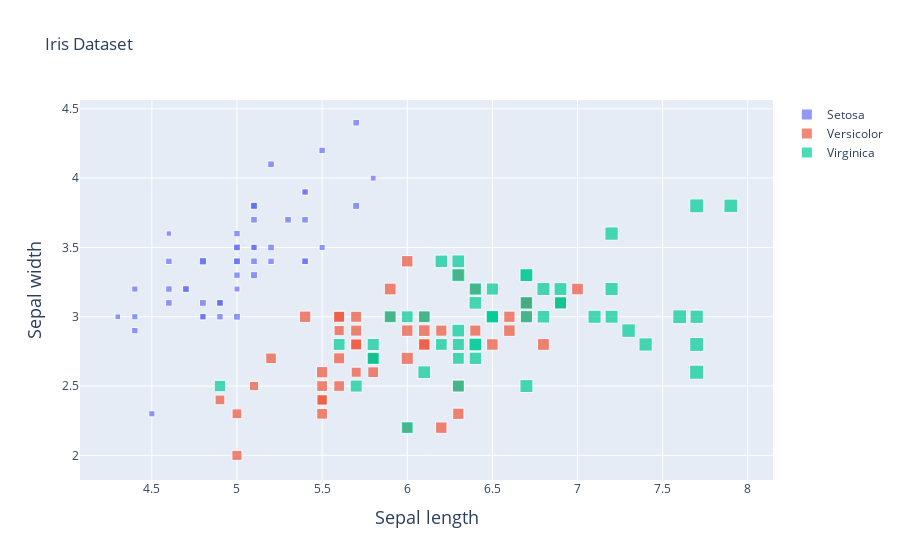

Here is the notebook cell this chart was saved with:
### Markdown cell above
##### Plotting

### Code cell
species = df_flowers['species'].unique()


fig = go.Figure()

for s in species:
    df_s = df_flowers[df_flowers['species']==s]
    fig.add_trace(
        go.Scatter(
            x=df_s['sepal_length'], y=df_s['sepal_width'], 
            mode="markers",
            name=s.capitalize(),
            text=df_s['species'],
            marker={
                "symbol": "square",
                "sizemode": "area", 
                "size": df_s['petal_length'], 
                "sizeref": max(df_flowers['petal_length'])*0.01
            },
            hovertemplate="<b>%{text}</b><br><br>" +
            "Sepal width: %{x:.1f}<br>" + 
            "Sepal length: %{y:.1f}<br>" +
            "Petal length: %{marker.size:.1f}<br>" +
            "<extra></extra>"
        )
    )
    
fig.update_layout(
    title="Iris Dataset",
    xaxis={"title": {"text": "Sepal length", "font_size": 18}}, # Note you can specify the size using font_size key
    yaxis={"title": {"text": "Sepal width", "font": {"size": 18}}}, # Or you can create a dictionnary if you want to add more font properties
    height=600,
    legend_itemsizing = 'constant'
#     plot_bgcolor="rgb(240, 250, 240)",
#     paper_bgcolor="rgb(240, 250, 240)"
)
    
fig.show()

fig.write_html("images/iris.html")

### Figure 1 — Plotly figure (JSON) as saved in the notebook; plotly's stock layout.template omitted (floating-point values rounded to 4 significant figures)
{"data": [{"hovertemplate": "<b>%{text}</b><br><br>Sepal width: %{x:.1f}<br>Sepal length: %{y:.1f}<br>Petal length: %{marker.size:.1f}<br><extra></extra>", "marker": {"size": [1.4, 1.4, 1.3, 1.5, 1.4, 1.7, 1.4, 1.5, 1.4, 1.5, 1.5, 1.6, 1.4, 1.1, 1.2, 1.5, 1.3, 1.4, 1.7, 1.5, 1.7, 1.5, 1, 1.7, 1.9, 1.6, 1.6, 1.5, 1.4, 1.6, 1.6, 1.5, 1.5, 1.4, 1.5, 1.2, 1.3, 1.5, 1.3, 1.5, 1.3, 1.3, 1.3, 1.6, 1.9, 1.4, 1.6, 1.4, 1.5, 1.4], "sizemode": "area", "sizeref": 0.069, "symbol": "square"}, "mode": "markers", "name": "Setosa", "text": ["setosa", "setosa", "setosa", "setosa", "setosa", "setosa", "setosa", "setosa", "setosa", "setosa", "setosa", "setosa", "setosa", "setosa", "setosa", "setosa", "setosa", "setosa", "setosa", "setosa", "setosa", "setosa", "setosa", "setosa", "setosa", "setosa", "setosa", "setosa", "setosa", "setosa", "setosa", "setosa", "setosa", "setosa", "setosa", "setosa", "setosa", "setosa", "setosa", "setosa", "setosa", "setosa", "setosa", "setosa", "setosa", "setosa", "setosa", "setosa", "setosa", "setosa"], "type": "scatter", "x": [5.1, 4.9, 4.7, 4.6, 5, 5.4, 4.6, 5, 4.4, 4.9, 5.4, 4.8, 4.8, 4.3, 5.8, 5.7, 5.4, 5.1, 5.7, 5.1, 5.4, 5.1, 4.6, 5.1, 4.8, 5, 5, 5.2, 5.2, 4.7, 4.8, 5.4, 5.2, 5.5, 4.9, 5, 5.5, 4.9, 4.4, 5.1, 5, 4.5, 4.4, 5, 5.1, 4.8, 5.1, 4.6, 5.3, 5], "y": [3.5, 3, 3.2, 3.1, 3.6, 3.9, 3.4, 3.4, 2.9, 3.1, 3.7, 3.4, 3, 3, 4, 4.4, 3.9, 3.5, 3.8, 3.8, 3.4, 3.7, 3.6, 3.3, 3.4, 3, 3.4, 3.5, 3.4, 3.2, 3.1, 3.4, 4.1, 4.2, 3.1, 3.2, 3.5, 3.1, 3, 3.4, 3.5, 2.3, 3.2, 3.5, 3.8, 3, 3.8, 3.2, 3.7, 3.3]}, {"hovertemplate": "<b>%{text}</b><br><br>Sepal width: %{x:.1f}<br>Sepal length: %{y:.1f}<br>Petal length: %{marker.size:.1f}<br><extra></extra>", "marker": {"size": [4.7, 4.5, 4.9, 4, 4.6, 4.5, 4.7, 3.3, 4.6, 3.9, 3.5, 4.2, 4, 4.7, 3.6, 4.4, 4.5, 4.1, 4.5, 3.9, 4.8, 4, 4.9, 4.7, 4.3, 4.4, 4.8, 5, 4.5, 3.5, 3.8, 3.7, 3.9, 5.1, 4.5, 4.5, 4.7, 4.4, 4.1, 4, 4.4, 4.6, 4, 3.3, 4.2, 4.2, 4.2, 4.3, 3, 4.1], "sizemode": "area", "sizeref": 0.069, "symbol": "square"}, "mode": "markers", "name": "Versicolor", "text": ["versicolor", "versicolor", "versicolor", "versicolor", "versicolor", "versicolor", "versicolor", "versicolor", "versicolor", "versicolor", "versicolor", "versicolor", "versicolor", "versicolor", "versicolor", "versicolor", "versicolor", "versicolor", "versicolor", "versicolor", "versicolor", "versicolor", "versicolor", "versicolor", "versicolor", "versicolor", "versicolor", "versicolor", "versicolor", "versicolor", "versicolor", "versicolor", "versicolor", "versicolor", "versicolor", "versicolor", "versicolor", "versicolor", "versicolor", "versicolor", "versicolor", "versicolor", "versicolor", "versicolor", "versicolor", "versicolor", "versicolor", "versicolor", "versicolor", "versicolor"], "type": "scatter", "x": [7, 6.4, 6.9, 5.5, 6.5, 5.7, 6.3, 4.9, 6.6, 5.2, 5, 5.9, 6, 6.1, 5.6, 6.7, 5.6, 5.8, 6.2, 5.6, 5.9, 6.1, 6.3, 6.1, 6.4, 6.6, 6.8, 6.7, 6, 5.7, 5.5, 5.5, 5.8, 6, 5.4, 6, 6.7, 6.3, 5.6, 5.5, 5.5, 6.1, 5.8, 5, 5.6, 5.7, 5.7, 6.2, 5.1, 5.7], "y": [3.2, 3.2, 3.1, 2.3, 2.8, 2.8, 3.3, 2.4, 2.9, 2.7, 2, 3, 2.2, 2.9, 2.9, 3.1, 3, 2.7, 2.2, 2.5, 3.2, 2.8, 2.5, 2.8, 2.9, 3, 2.8, 3, 2.9, 2.6, 2.4, 2.4, 2.7, 2.7, 3, 3.4, 3.1, 2.3, 3, 2.5, 2.6, 3, 2.6, 2.3, 2.7, 3, 2.9, 2.9, 2.5, 2.8]}, {"hovertemplate": "<b>%{text}</b><br><br>Sepal width: %{x:.1f}<br>Sepal length: %{y:.1f}<br>Petal length: %{marker.size:.1f}<br><extra></extra>", "marker": {"size": [6, 5.1, 5.9, 5.6, 5.8, 6.6, 4.5, 6.3, 5.8, 6.1, 5.1, 5.3, 5.5, 5, 5.1, 5.3, 5.5, 6.7, 6.9, 5, 5.7, 4.9, 6.7, 4.9, 5.7, 6, 4.8, 4.9, 5.6, 5.8, 6.1, 6.4, 5.6, 5.1, 5.6, 6.1, 5.6, 5.5, 4.8, 5.4, 5.6, 5.1, 5.1, 5.9, 5.7, 5.2, 5, 5.2, 5.4, 5.1], "sizemode": "area", "sizeref": 0.069, "symbol": "square"}, "mode": "markers", "name": "Virginica", "text": ["virginica", "virginica", "virginica", "virginica", "virginica", "virginica", "virginica", "virginica", "virginica", "virginica", "virginica", "virginica", "virginica", "virginica", "virginica", "virginica", "virginica", "virginica", "virginica", "virginica", "virginica", "virginica", "virginica", "virginica", "virginica", "virginica", "virginica", "virginica", "virginica", "virginica", "virginica", "virginica", "virginica", "virginica", "virginica", "virginica", "virginica", "virginica", "virginica", "virginica", "virginica", "virginica", "virginica", "virginica", "virginica", "virginica", "virginica", "virginica", "virginica", "virginica"], "type": "scatter", "x": [6.3, 5.8, 7.1, 6.3, 6.5, 7.6, 4.9, 7.3, 6.7, 7.2, 6.5, 6.4, 6.8, 5.7, 5.8, 6.4, 6.5, 7.7, 7.7, 6, 6.9, 5.6, 7.7, 6.3, 6.7, 7.2, 6.2, 6.1, 6.4, 7.2, 7.4, 7.9, 6.4, 6.3, 6.1, 7.7, 6.3, 6.4, 6, 6.9, 6.7, 6.9, 5.8, 6.8, 6.7, 6.7, 6.3, 6.5, 6.2, 5.9], "y": [3.3, 2.7, 3, 2.9, 3, 3, 2.5, 2.9, 2.5, 3.6, 3.2, 2.7, 3, 2.5, 2.8, 3.2, 3, 3.8, 2.6, 2.2, 3.2, 2.8, 2.8, 2.7, 3.3, 3.2, 2.8, 3, 2.8, 3, 2.8, 3.8, 2.8, 2.8, 2.6, 3, 3.4, 3.1, 3, 3.1, 3.1, 3.1, 2.7, 3.2, 3.3, 3, 2.5, 3, 3.4, 3]}], "layout": {"autosize": true, "legend": {"itemsizing": "constant"}, "title": {"text": "Iris Dataset"}, "xaxis": {"autorange": true, "range": [4.085, 8.132], "title": {"font": {"size": 18}, "text": "Sepal length"}, "type": "linear"}, "yaxis": {"autorange": true, "range": [1.827, 4.561], "title": {"font": {"size": 18}, "text": "Sepal width"}, "type": "linear"}}}
